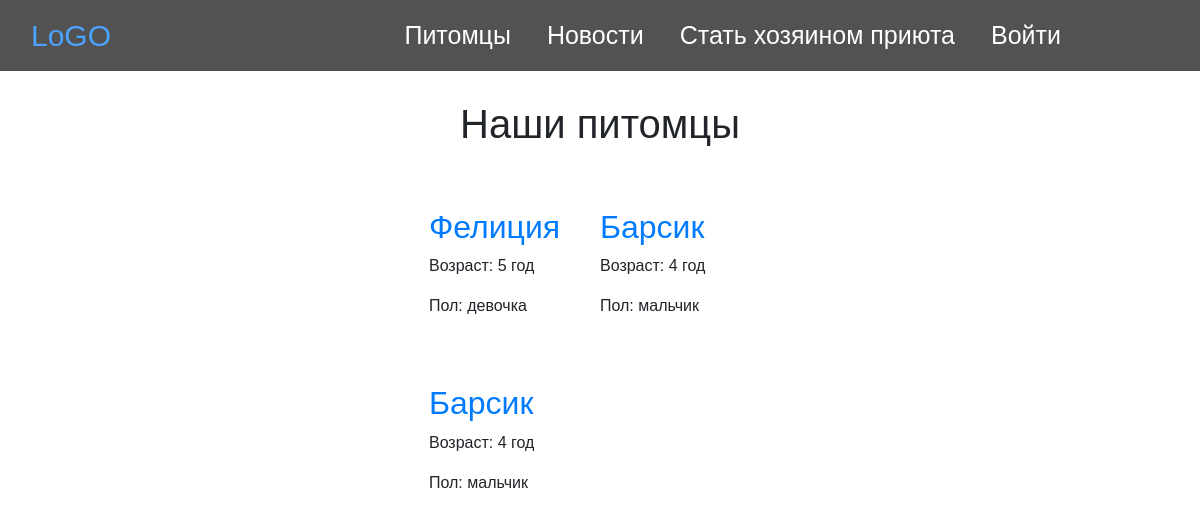
/pets, run on an earlier commit of the app's database.
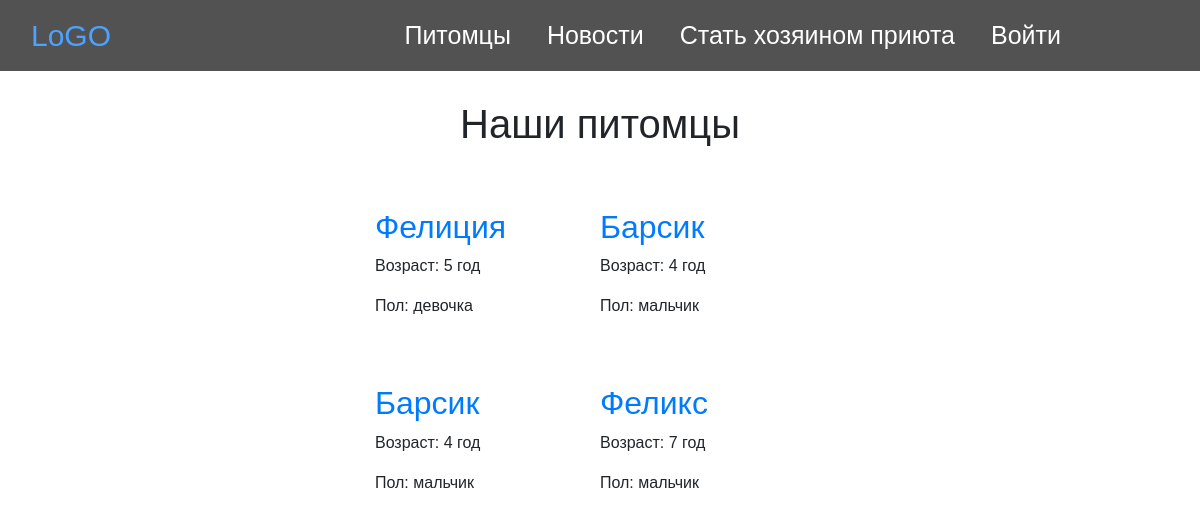
And on a later commit of the database.
### Shelter/models.py (models this page shows, shortened)
class Pet(models.Model):
    name = models.CharField(verbose_name="Имя", max_length=200)
    age = models.IntegerField(verbose_name="Возраст")
    SEX_CHOICES = (
        ('male', "мальчик"),
        ('female', "девочка"),
    )
    sex = models.CharField(max_length=10, verbose_name="Пол", choices=SEX_CHOICES)
    TYPE_CHOICES = (
        ('cat', "кошка"),
        ('dog', "собака"),
    )
    type = models.CharField(max_length=10, verbose_name="Тип", choices=TYPE_CHOICES)
    COLOR_CHOICES = (
        ('black', "черный"),
        ('red', "рыжий"),
        ('white', "белый"),
        ('grey', "серый"),
        ('brown', "коричневый"),
        ('striped', "полосатый"),
        ('turtle', "черепаший"),
    )
    color = models.CharField(max_length=11, verbose_name="Цвет", choices=COLOR_CHOICES)
    WOOL_CHOICES = (
        ('bald', "лысый"),
        ('longhaired', "длинношерстный"),
        ('shorthaired', "короткошерстный"),
    )
    wool = models.CharField(max_length=15, verbose_name="Шерсть", choices=WOOL_CHOICES)
    CHARACTER_CHOICES = (
        ('Sanguine', "Сангвиник"),
        ('Melancholic', "Меланхолик"),
        ('Choleric', "Холерик"),
        ('Phlegmatic', "Флегматик"),
    )
    character = models.CharField(max_length=11, verbose_name="Характер", choices=CHARACTER_CHOICES)
    objects = models.Manager()
    description = models.TextField(default='', verbose_name="Описание", blank=True)
    shelter = models.ForeignKey(Shelter, verbose_name="Приют", on_delete=models.CASCADE)
    owner = models.ForeignKey(Profile, on_delete=models.CASCADE, verbose_name="Владелец", blank=True, null=True)
    def get_url(self):
        return reverse('post_detail',
                       args=[self.id])

### Shelter/pet_view.py (the view)
# urls.py: path('pets', pet_view.petapp, name='petapp'),
def petapp(request):
    user = request.user
    if user.is_authenticated and user.profile.type == 'Owner':
        shelter = Shelter.objects.get(user=user.profile)
        apps = Pet.objects.filter(shelter=shelter)
    else:
        apps = Pet.objects.all()
    return render(request, 'pets.html', {'apps': apps})

### templates/pets.html (shortened to what this page needs)
{% extends 'base.html' %}
{% load crispy_forms_filters %}
{% block content %}
    {% include "includes/navbar.html" %}
    <div class="pow">
        <h1 class="title">Наши питомцы</h1>
        {% for el in apps %}
            <div class="column">
                <div class="style">
                    <h2>
                        <a href="{{ el.get_url }}">
                            {{ el.name }}
                        </a>
                    </h2>
                    <p class="date">
                        Возраст: {{ el.age }} год
                    </p>
                    <p class="date">
                        Пол: {{ el.get_sex_display }}
                    </p>
                </div>
            </div>
        {% endfor %}
    </div>
{% endblock %}

What changed in the data, as far as the page shows it:
added Pet: name "Феликс", age "7", sex "мальчик"
